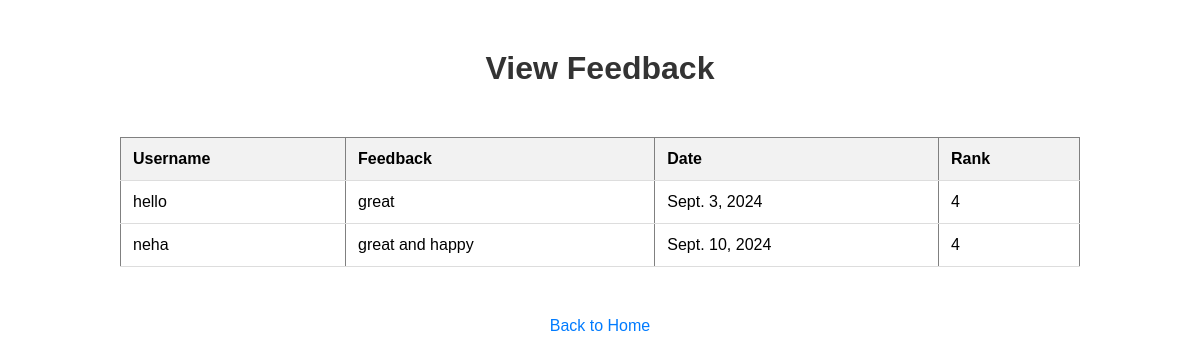
Page /view_feedback/ on the committed database.
### ResumeAnalysisApp/models.py (models this page shows, shortened)
class Feedback(models.Model):
    username = models.CharField(max_length=100)
    feedback = models.TextField()
    feedback_date = models.DateField(auto_now_add=True)
    feedback_rank = models.IntegerField()

### ResumeAnalysisApp/views.py (the view)
# urls.py: path('view_feedback/', views.view_feedback, name='view_feedback'),
def view_feedback(request):
    feedbacks = Feedback.objects.all()
    context = {'feedbacks': feedbacks}
    return render(request, 'ViewFeedback.html', context)

### ResumeAnalysisApp/templates/ViewFeedback.html (shortened to what this page needs)
<!DOCTYPE html>
<html>
<head>
    {% load static %}
    <link rel="stylesheet" type="text/css" href="{% static 'css/ViewFeedback.css' %}">
</head>
<body>
    <h1>View Feedback</h1>
    <table border="1">
        <tr>
            <th>Username</th>
            <th>Feedback</th>
            <th>Date</th>
            <th>Rank</th>
        </tr>
        {% for feedback in feedbacks %}
        <tr>
            <td>{{ feedback.username }}</td>
            <td>{{ feedback.feedback }}</td>
            <td>{{ feedback.feedback_date }}</td>
            <td>{{ feedback.feedback_rank }}</td>
        </tr>
        {% endfor %}
    </table>
    <a href="{% url 'index' %}">Back to Home</a>
</body>
</html>

### ResumeAnalysisApp/static/css/ViewFeedback.css (style rules this page uses)
body { font-family: Arial, sans-serif; background-color: #ffffff; text-align: center; margin: 0; padding: 0; }
h1 { color: #333; margin-top: 50px; }
table { margin: 50px auto; border-collapse: collapse; width: 80%; text-align: left; }
th, td { padding: 12px; border-bottom: 1px solid #ddd; }
th { background-color: #f2f2f2; }
a { display: block; margin-top: 20px; color: #007BFF; text-decoration: none; }

### rows in the picture
Feedback: username "hello", feedback "great", feedback_date "Sept. 3, 2024", feedback_rank "4"
Feedback: username "neha", feedback "great and happy", feedback_date "Sept. 10, 2024", feedback_rank "4"
